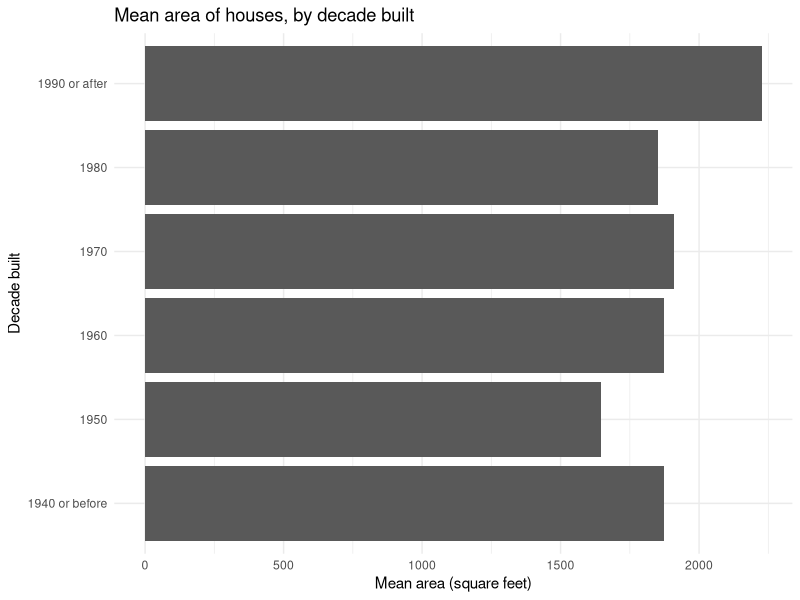
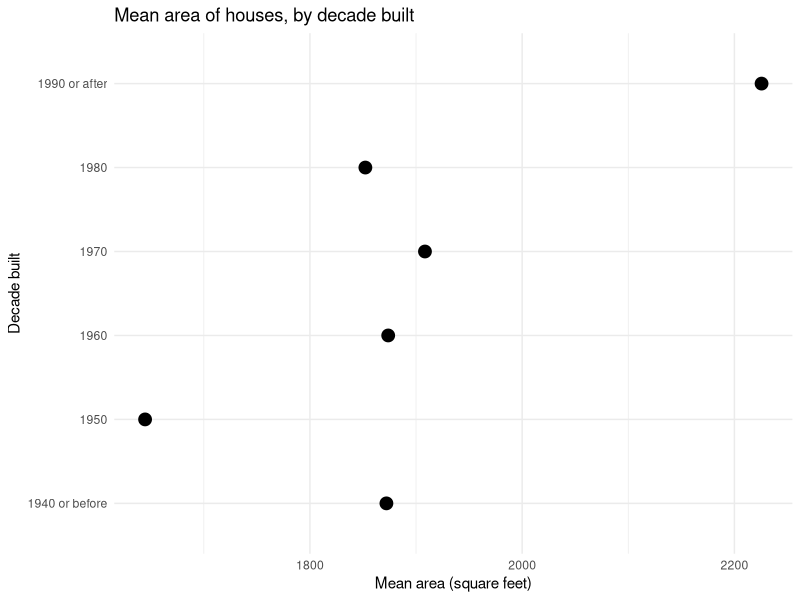

R code for these plots, in order:
## ---- chunk 1
#install.packages("tidyverse")
library(tidyverse)
theme_set(theme_minimal())
## ---- chunk 2
df <- read_csv("homesales.csv")
## ---- chunk 3
# create decade variable
df <- df |>
  mutate(
    decade_built = (year_built %/% 10) * 10,
    decade_built_cat = case_when(
      decade_built <= 1940 ~ "1940 or before",
      decade_built >= 1990 ~ "1990 or after",
      .default = as.character(decade_built)
    )
  )

# calculate mean area by decade
mean_area_decade <- df |>
  group_by(decade_built_cat) |>
  summarize(mean_area = mean(area))
mean_area_decade
## ---- chunk 4
ggplot(
  data = mean_area_decade,
  mapping = aes(x = mean_area, y = decade_built_cat)
) +
  geom_col() +
  labs(
    x = "Mean area (square feet)", y = "Decade built",
    title = "Mean area of houses, by decade built"
  )
## ---- chunk 5
ggplot(
  data = mean_area_decade,
  mapping = aes(x = mean_area, y = decade_built_cat)
) +
  geom_point(size = 4) +
  labs(
    x = "Mean area (square feet)", y = "Decade built",
    title = "Mean area of houses, by decade built"
  )
## ---- chunk 6
# YOUR CODE HERE




## ---- chunk 7
df_bed <- df |>
  mutate(beds = factor(beds) |>
    fct_collapse(
      "5+" = c("5", "6", "7", "9")
    )) |>
  drop_na(beds)
## ---- chunk 8
# YOUR CODE HERE




## ---- chunk 9
# YOUR CODE HERE




## ---- chunk 10
# YOUR CODE HERE




## ---- chunk 11
# YOUR CODE HERE




## ---- chunk 12
mean_area_decade <- df |>
  group_by(decade_built_cat) |>
  summarize(mean_area = mean(area))
## ---- chunk 13
# YOUR CODE HERE




## ---- chunk 14
# YOUR CODE HERE




## ---- chunk 15
# YOUR CODE HERE




## ---- chunk 16
set.seed(4010)

# YOUR CODE HERE




